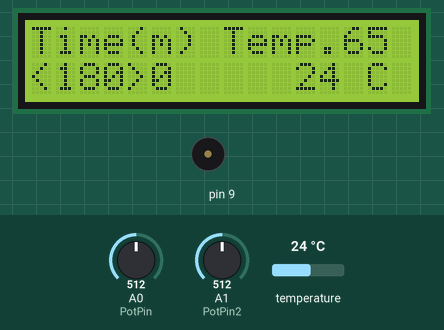
The sketch below on a simulated Arduino Uno, built with avr-gcc and run on an emulated ATmega328P. On the bench: 16×2 character LCD, buzzer (waves = sounding). The inputs (shaded band) are chosen by the test bench; at power-on: A1 (PotPin2) = 512, temperature 24 °C, A0 (PotPin) = 512.

Above: at 2.7 s.
2.8 s: A1 (PotPin2) set to 0
At 4.9 s:
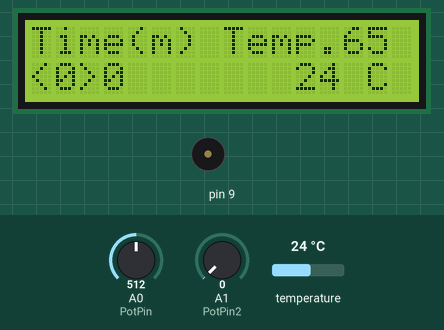
5.6 s: temperature set to 12 °C
At 7.4 s:
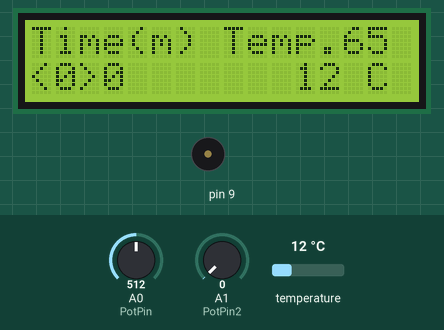
7.6 s: A0 (PotPin) set to 716
At 8.6 s:
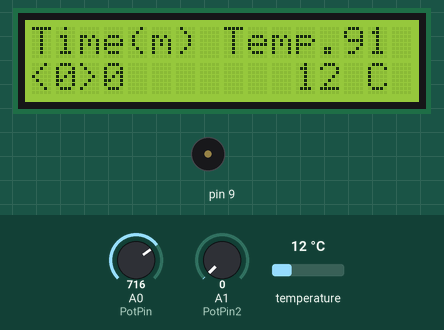
9.3 s: temperature set to 19 °C
At 11.1 s:
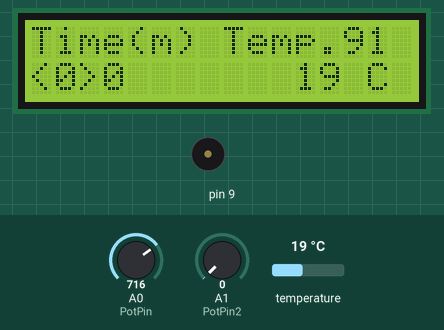
11.3 s: A1 (PotPin2) set to 122
At 12.2 s:
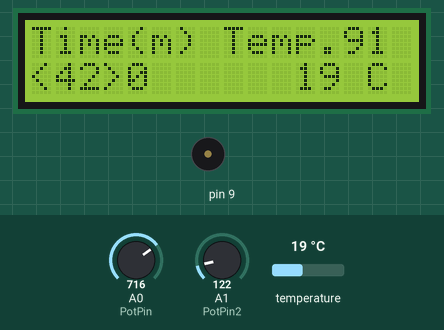
13.0 s: A0 (PotPin) set to 900
At 13.9 s:
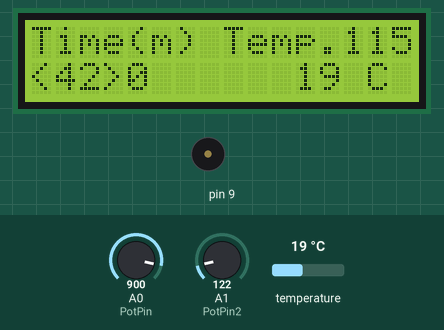
Timing chart, 0 to 15.8 s (numbered marks = the images above; inputs shaded):
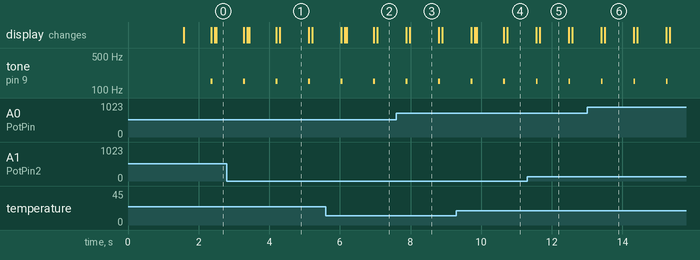

Measured:
- after the input at 2.8 s, the display: first changes after 0.47 s (image 1 shows a later state)
- after the input at 5.6 s, the display: first differs from a run without the input after 0.59 s (image 2)
- after the input at 7.6 s, the display: first changes after 0.27 s (image 3 shows a later state)
- after the input at 9.3 s, the display: first differs from a run without the input after 0.57 s (image 4)
- after the input at 11.3 s, the display: first changes after 0.26 s (image 5 shows a later state)
- after the input at 13.0 s, the display: first changes after 0.40 s (image 6 shows a later state)
- by itself, tone on pin 9: alternates 150 Hz for 0.05 s and silent for 0.87 s

The sketch:

BeerTemp.ino
```cpp
#include <OneWire.h> //Добавя библиотеката за OneWire комуникация
#include <DallasTemperature.h> //Добавя библиотека за DallasTemp Sensor
#include <LiquidCrystal.h> //Добавя библиотеката за 16/2 Дисплей
#define ONE_WIRE_BUS 8 //Дефинира кой пин е за OneWire Netrwok-a

OneWire oneWire(ONE_WIRE_BUS); //Задава променлива за шината

DallasTemperature sensors(&oneWire); //Показва на библиотеката да търси сензора на OneWire шината
int ButtonPin = 10;
int PotPin = A0;
int LdrPin = A3;
float PotPin2 = A1;
int Freq ;
int Time;
long Temp;
unsigned long Minutes = 0;
int Minutes2;
long TempCurrent;
char* topRow[]= {"Welcome to... ","Time(m)","Temp.","Beer Temp"} ;
/*Създава се масив с string-ове и после само се посочва номера на string-a
и позицията от която да се изпише. */

LiquidCrystal lcd(12, 11, 5, 4, 3, 2); //Пинове за работа с Display-a
/*
 Схемата на свързване на Display-a е следната :

 * LCD RS пин към дигитален пин 12
 * LCD Enable пин към дигитален пин 11
 * LCD D4 пин към дигитален пин 5
 * LCD D5 пин към дигитален пин 4
 * LCD D6 пин към дигитален пин 3
 * LCD D7 пин към дигитален пин 2
 * LCD R/W пин към 0 (GND)

  10K Тример или потенциометър:
 * Свързва се към +5V и 0 (GND) - левия и десният му крака
 * средния му крак към LCD VO пин (пин 3)
 С това се определя поляризацията на кристала и по този начин се определя
 колко да е тъмно или светло черното на буквите.Важно е да се направи правилно.
 без него не работи.
*/

void setup () {


  sensors.begin();
  lcd.begin (16,2);
  lcd.setCursor (2,0);
  lcd.print (topRow[0]);
  lcd.setCursor (3,1);
  lcd.print (topRow[3]);
 delay (1500);
  lcd.clear();


}

void loop () {


 sensors.requestTemperatures();
 Time = analogRead(PotPin2);
 Temp = analogRead(PotPin);
 Temp = map(Temp, 0, 1024, 0, 131); //Ограничава обхвата до 130 градуса и увеличава плавността
 Time = map(Time , 0, 1023, 0, 360);
 TempCurrent = sensors.getTempCByIndex(0);
 Freq =TempCurrent - Temp ;
 Freq = map(Freq, 0, 50, 20, 255);
 Minutes=millis()/1000/60;


if (Minutes==Time||Minutes>Time)
{

  tone (9 ,180,50);
}

if (TempCurrent > Temp + 1 ) //Включва зумера ако температурата надвиши зададената.
{

  tone (9,Freq,50);

}

if (TempCurrent < Temp - 2)//Включва зумера ако температурата е 2
{
  tone (9,150,50);      //градуса по ниска от зададената
}


  lcd.setCursor (8,0); //Избира се позицията от която да изпише string-a
  lcd.print (topRow[2]) ; //Избира се необходимия String
  lcd.print (Temp);
  lcd.print ("  "); //Празни символи за да няма примигване на екрана с lcd.clear
  lcd.setCursor(0,0);
  lcd.print (topRow[1]);
  lcd.setCursor(0,1);
  lcd.print ("<");
  lcd.print (Time);
  lcd.print (">");

  lcd.print (Minutes);
  lcd.blink();
  delay (100);
  lcd.noBlink();
  delay(50);
  lcd.print ("   ");
  lcd.setCursor (11,1);
  lcd.print (TempCurrent);
  lcd. print (" ");
  lcd.print ("C");
  lcd.print ("         ");

  /*Няколко празни символа за да трият резултата от
                      предишното измерване и да не остават паразитни cm -та*/


 } //Закъснение докато цялата програма се повтори.
```
